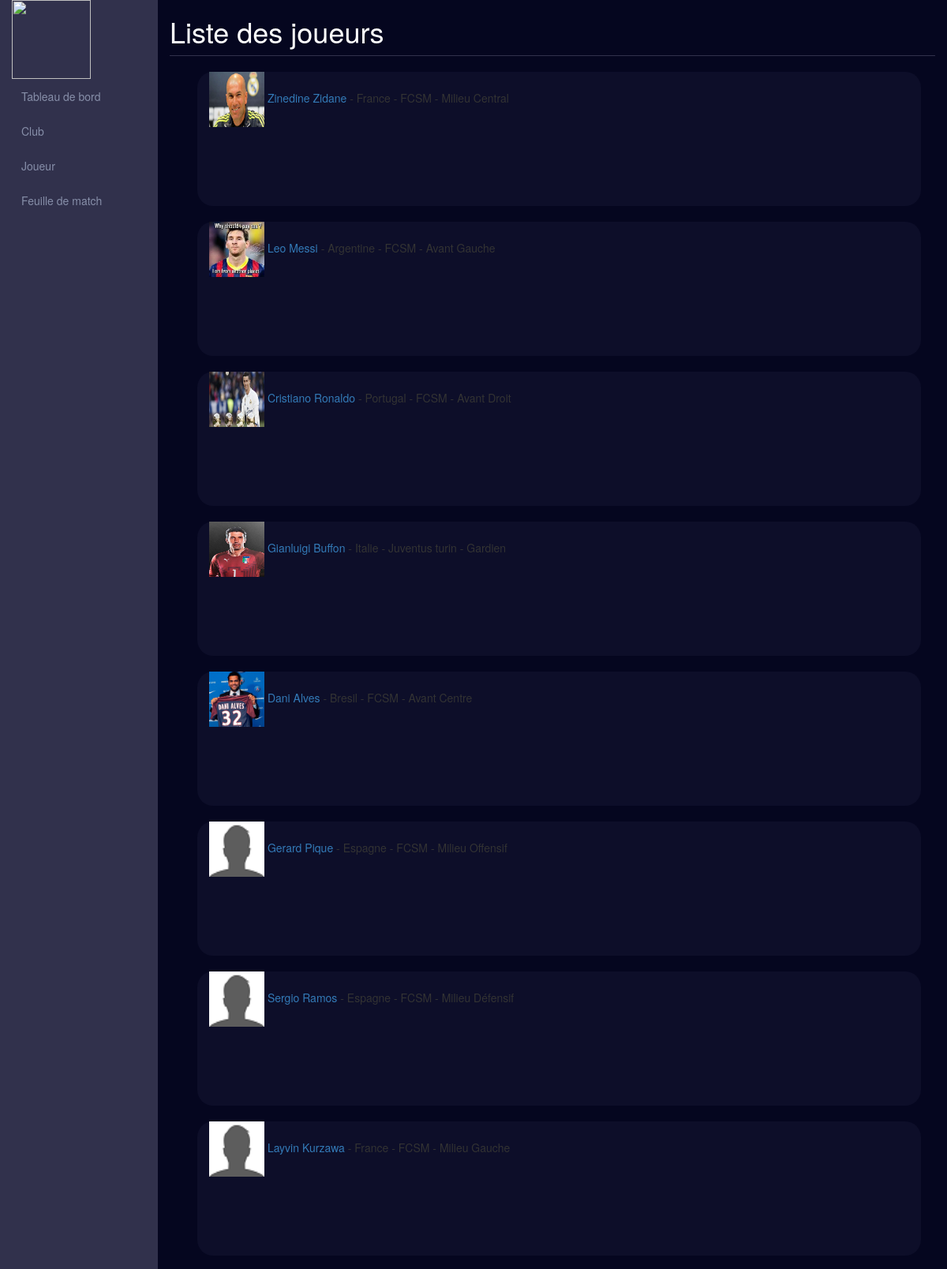
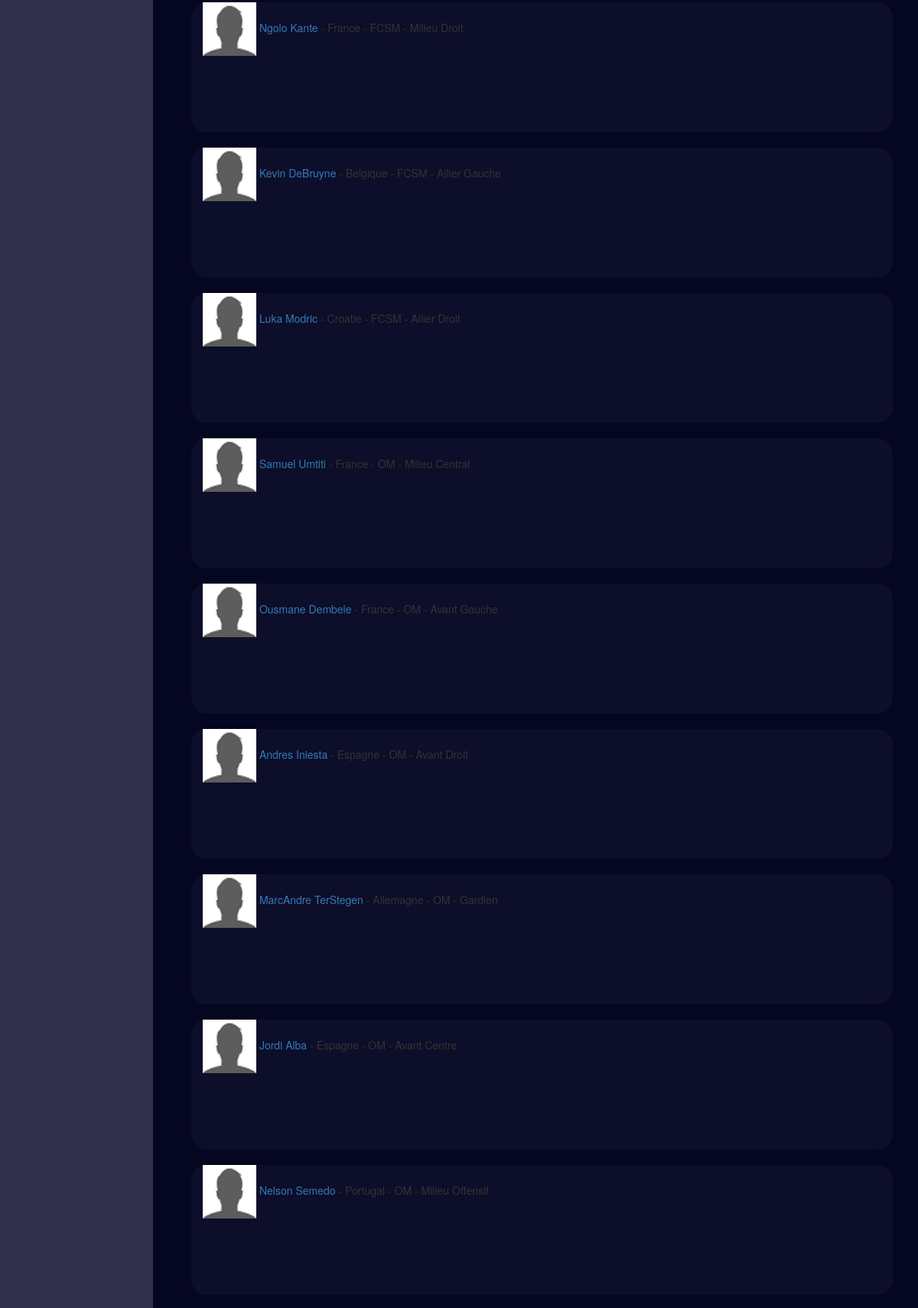
The page /pages/listeJoueur.php (upper part) on the database its author committed (2 pictures, top to bottom).
### tables this page shows
CREATE TABLE `positions` (
  `PositionID` smallint(2) UNSIGNED NOT NULL,
  `PositionName` char(50) DEFAULT NULL
);

CREATE TABLE `players` (
  `PlayerID` int(20) UNSIGNED NOT NULL,
  `PlayerFirstName` char(50) NOT NULL,
  `PlayerFamilyName` char(50) NOT NULL,
  `PlayerWeight` smallint(3) UNSIGNED DEFAULT NULL,
  `PlayerHeight` smallint(3) UNSIGNED DEFAULT NULL,
  `PlayerNumber` char(255) DEFAULT NULL,
  `PlayerFoot` char(10) DEFAULT NULL,
  `PlayerComment` char(255) DEFAULT NULL,
  `PlayerVideoFilePath` char(255) DEFAULT NULL,
  `PlayerNote` smallint(2) UNSIGNED DEFAULT NULL,
  `ClubID` smallint(3) UNSIGNED DEFAULT NULL,
  `PositionID1` smallint(2) UNSIGNED DEFAULT NULL,
  `PlayerImageFilePath` char(255) DEFAULT NULL,
  `NationID` smallint(3) UNSIGNED DEFAULT NULL,
  `PositionID2` smallint(2) UNSIGNED DEFAULT NULL,
  `PositionID3` smallint(2) UNSIGNED DEFAULT NULL,
  `PlayerNoteID` smallint(2) UNSIGNED DEFAULT NULL
);

CREATE TABLE `nations` (
  `NationID` smallint(4) UNSIGNED NOT NULL,
  `NationName` char(50) DEFAULT NULL
);

CREATE TABLE `clubs` (
  `ClubID` smallint(3) UNSIGNED NOT NULL,
  `ClubName` char(50) DEFAULT NULL,
  `ClubVille` char(50) DEFAULT NULL,
  `ClubAdress` char(100) DEFAULT NULL,
  `ChampionshipID` smallint(3) UNSIGNED DEFAULT NULL
);

### pages/listeJoueur.php (the view, shortened to what this page needs)
<?php
$con = mysqli_connect('localhost','root','','fcsochaux');
$req = "SELECT PlayerFirstName,PlayerFamilyName,PlayerImageFilePath, NationID, ClubID, PositionID1, playerID
        FROM players
        WHERE 0=0";
$result = mysqli_query($con,$req);
?>
<!DOCTYPE html>
<html lang="fr">
<head>
    <link href="../css/bootstrap.min.css" type="text/css" rel="stylesheet" />
    <link href="../css/feuilleDeMatch.css" type="text/css" rel="stylesheet" />
    <link href="../css/rechercheJoueur.css" type="text/css" rel="stylesheet" />
</head>
<body>
<div class="navigation col-lg-2">
</div>
<div class="feuilleDeMatch col-lg-10">
    <div class="barreTitre">
        <h1>Liste des joueurs </h1>
    </div>
    <div class="starter-template">
        <div class="row">
            <?php
                    while($row = mysqli_fetch_array($result)) { ?>
            <div class="colone col-sm-11">
                <?php
                    $reqNation = "SELECT NationName FROM nations WHERE NationID=".$row[3];
                    $reqClub = "SELECT ClubName FROM clubs WHERE ClubID=".$row[4];
                    $reqPosition = "SELECT PositionName FROM positions WHERE positionID=".$row[5];
                    $resultNation = mysqli_query($con,$reqNation);
                    $resultClub = mysqli_query($con,$reqClub);
                    $resultPosition = mysqli_query($con,$reqPosition);
                    while($rowNation = mysqli_fetch_array($resultNation)) {
                        while($rowClub = mysqli_fetch_array($resultClub)) {
                            while ($rowPosition = mysqli_fetch_array($resultPosition)) {
                                ?>
                                <div class="listeJoueur" style="margin-bottom: 100px">
                                    <img src="../images/<?php echo $row[2]; ?> " width="70" height="70"/>
                                    <?php echo '<a href="pageJoueur.php?IDJoueur='.$row[6].'"> '.$row[0].' '." ".' '.$row[1].'</a>'; ?>
                                    <?php echo " - ", $rowNation[0], " - ", $rowClub[0], " - ", $rowPosition[0]; ?>
                                </div>
                            <?php
                            }
                        }
                     }
                     ?>
            </div>
            <?php } ?>
        </div>
    </div>
</div>
</body>
</html>

### css/feuilleDeMatch.css (style rules this page uses)
html , body { margin: 0; height: 100%; background-color: #05061F; }
.navigation { background-color: #31314C; height: 100%; }
.barreTitre { border-bottom-style: solid; border-bottom-color: #31314C; border-bottom-width: 1px; }
h1, h2 { color: white; }
.feuilleDeMatch { height: 100%; }
.colone { background-color: #0D0E29; margin-top: 20px; margin-left: 50px; border-radius: 20px; }

### rows shown on the page
players: PlayerFirstName "Zinedine", PlayerFamilyName "Zidane"
nations: NationName "France"
clubs: ClubName "FCSM"
positions: players.PlayerImageFilePath (picture), PositionName "Milieu Central"
players: PlayerFirstName "Leo", PlayerFamilyName "Messi"
nations: NationName "Argentine"
positions: players.PlayerImageFilePath (picture), PositionName "Avant Gauche"
players: PlayerFirstName "Cristiano", PlayerFamilyName "Ronaldo"
nations: NationName "Portugal"
positions: players.PlayerImageFilePath (picture), PositionName "Avant Droit"
players: PlayerFirstName "Gianluigi", PlayerFamilyName "Buffon"
nations: NationName "Italie"
clubs: ClubName "Juventus turin"
positions: players.PlayerImageFilePath (picture), PositionName "Gardien"
players: PlayerFirstName "Dani", PlayerFamilyName "Alves"
nations: NationName "Bresil"
positions: players.PlayerImageFilePath (picture), PositionName "Avant Centre"
players: PlayerFirstName "Gerard", PlayerFamilyName "Pique"
nations: NationName "Espagne"
positions: players.PlayerImageFilePath (picture), PositionName "Milieu Offensif"
players: PlayerFirstName "Sergio", PlayerFamilyName "Ramos"
positions: players.PlayerImageFilePath (picture), PositionName "Milieu Défensif"
players: PlayerFirstName "Layvin", PlayerFamilyName "Kurzawa"
positions: players.PlayerImageFilePath (picture), PositionName "Milieu Gauche"
players: PlayerFirstName "Ngolo", PlayerFamilyName "Kante"
positions: players.PlayerImageFilePath (picture), PositionName "Milieu Droit"
players: PlayerFirstName "Kevin", PlayerFamilyName "DeBruyne"
nations: NationName "Belgique"
positions: players.PlayerImageFilePath (picture), PositionName "Ailier Gauche"
players: PlayerFirstName "Luka", PlayerFamilyName "Modric"
nations: NationName "Croatie"
positions: players.PlayerImageFilePath (picture), PositionName "Ailier Droit"
players: PlayerFirstName "Samuel", PlayerFamilyName "Umtiti"
clubs: ClubName "OM"
players: PlayerFirstName "Ousmane", PlayerFamilyName "Dembele"
players: PlayerFirstName "Andres", PlayerFamilyName "Iniesta"
players: PlayerFirstName "MarcAndre", PlayerFamilyName "TerStegen"
nations: NationName "Allemagne"
players: PlayerFirstName "Jordi", PlayerFamilyName "Alba"
players: PlayerFirstName "Nelson", PlayerFamilyName "Semedo"
